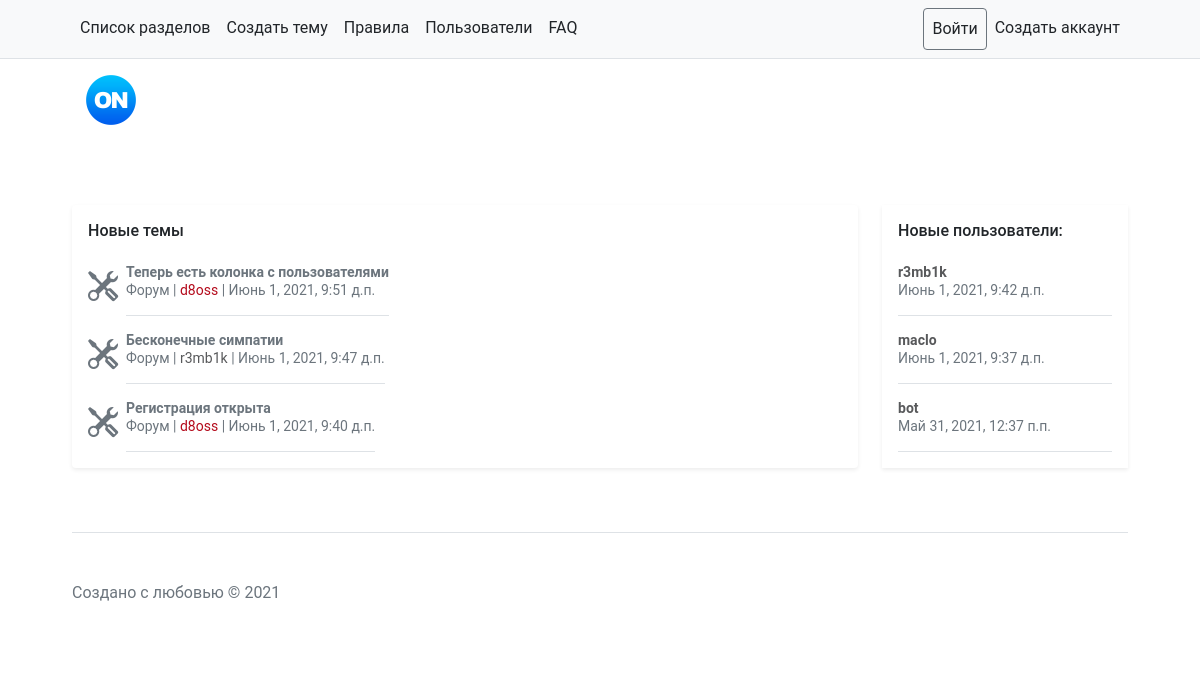
Before: / with the older database file.
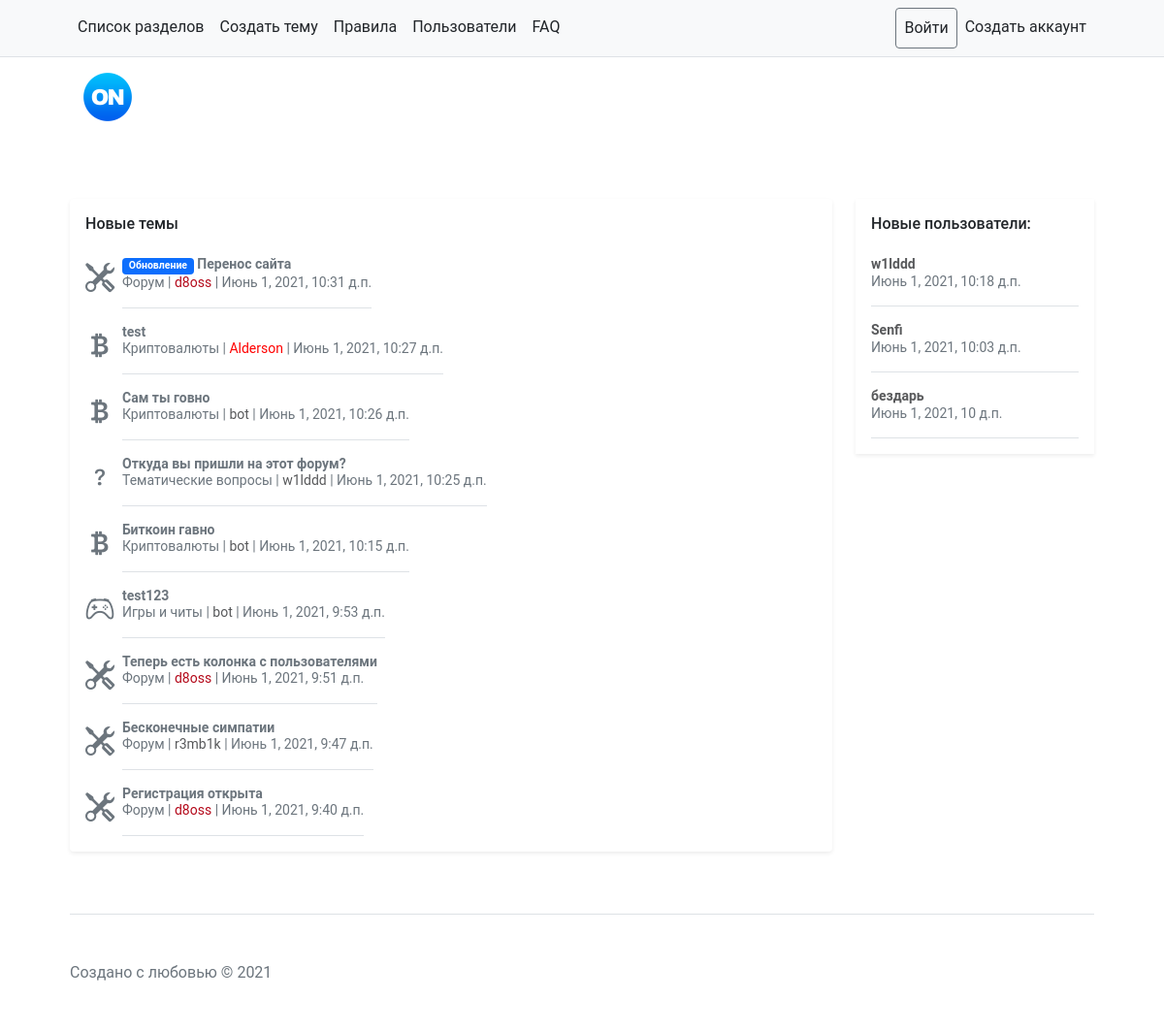
After: the same page with the newer database file.
### main/models.py (models this page shows, shortened)
class Threads(models.Model):
    title = models.CharField(max_length=50, verbose_name='Заголовок')
    date = models.DateTimeField(auto_now_add=True, db_index=True)
    user = models.ForeignKey('Users', null=True, blank=True, on_delete=models.PROTECT, verbose_name='Создатель темы')
    key = models.CharField(max_length=100, verbose_name='Уникальный идентификатор', null=True, blank=True)
    forum = models.ForeignKey('Forums', null=True, on_delete=models.PROTECT, verbose_name='Раздел')
    prefix = models.ForeignKey('Prefix', null=True, blank=True, on_delete=models.PROTECT, verbose_name='Префикс')
    class Meta:
        verbose_name_plural = 'Темы'
        verbose_name = 'Тема'
        ordering = ['-date']

class Forums(models.Model):
    name = models.CharField(max_length=50, verbose_name='Имя')
    icon = models.ForeignKey('Icon', null=True, on_delete=models.PROTECT, verbose_name='Иконка')
    desc = models.CharField(max_length=100, verbose_name='Описание', null=True)
    class Meta:
        verbose_name_plural = 'Разделы'
        verbose_name = 'Раздел'
        ordering = ['name']

class Icon(models.Model):
    name = models.CharField(max_length=50, verbose_name='Название иконки')
    svg = models.CharField(max_length=500, verbose_name='svg код иконки')
    class Meta:
        verbose_name_plural = 'Иконки'
        verbose_name = 'Иконка'
        ordering = ['name']

class Users(models.Model):
    user = models.CharField(verbose_name='Ник', max_length=900)
    like = models.IntegerField(verbose_name='Симпатии', default=0)
    date = models.DateTimeField(auto_now_add=True, db_index=True, verbose_name='Дата регистрации')
    com = models.BooleanField(default=False, verbose_name='Администратор форума?')
    color = models.CharField(default='#58595B', verbose_name='HEX цвет ника', max_length=20)
    stat = models.CharField(null=True, blank=True, verbose_name='Статус пользователя', max_length=70)
    telegram = models.CharField(null=True, blank=True, verbose_name='Телеграмм пользователя', max_length=80)
    vk = models.CharField(null=True, blank=True, verbose_name='Вк пользователя', max_length=80)
    discord = models.CharField(null=True, blank=True, verbose_name='Дискорд пользователя', max_length=80)
    def __str__(self):
        return self.user
    class Meta:
        verbose_name_plural = 'Участники'
        verbose_name = 'Участник'
        ordering = ['-date']

class Prefix(models.Model):
    name = models.CharField(max_length=50, verbose_name='Содержание префикса')
    color = models.CharField(max_length=100, verbose_name='Bootstrap цвет')
    icon = models.ForeignKey('Icon', null=True, blank=True, on_delete=models.PROTECT, verbose_name='Иконка')
    class Meta:
        verbose_name_plural = 'Префиксы'
        verbose_name = 'Префикс'
        ordering = ['name']

### main/views.py (the view)
# urls.py: path('', index),
def index(request):
    us = Users.objects.all()[:3]
    th = Threads.objects.all()
    fr = Forums.objects.all()
    pr = Prefix.objects.all()
    ic = Icon.objects.all()
    context = {
        'th': th,  # темы
        'fr': fr,  # разделы
        'pr': pr,  # префиксы
        'ic': ic,  # иконки
        'us': us,
    }
    return render(request, 'main/index.html', context)

### main/templates/main/index.html (shortened to what this page needs)
{% extends "main/base.html" %}
{% block main %}
    <div class="my-3 p-3 bg-body rounded shadow-sm">
        <h6 class="pb-2 mb-0">Новые темы</h6>
        {% for th in th %}
            <div class="d-flex text-muted pt-3">
                <div class="bd-placeholder-img flex-shrink-0 me-2 rounded">
                    <i style="font-size: 30px;" class="{{ th.forum.icon.svg }}"></i>
                </div>
                <div href="threads/{{ th.pk }}/"
                     class="pb-3 mb-0 small lh-sm border-bottom">
                    <strong class="d-block text-gray-dark"><span
                            class="badge bg-{{ th.prefix.color }}">{{ th.prefix.name }}</span> <a
                            href="/threads/{{ th.pk }}"
                            style="text-decoration: none; color: #6c757d!important;">{{ th.title }}</a>
                    </strong>
                    <a style="text-decoration: none; color: #6c757d!important;"
                       href="/forums/{{ th.forum.pk }}">{{ th.forum.name }}</a> | <a href="/user/{{ th.user }}"
                                                                                     class="no-dekor"
                                                                                     style="color: {{ th.user.color }}">{{ th.user }}</a>
                    | {{ th.date }}
                </div>
            </div>
        {% endfor %}
    </div>
{% endblock %}
{% block left %}
    <div class="my-3 p-3 bg-body shadow-sm">
        <h6 class="card-title">Новые пользователи:</h6>
        {% for us in us %}
        <div class="d-flex text-muted pt-3">
            <div class="pb-3 mb-0 small lh-sm border-bottom w-100">
                <div class="d-flex justify-content-between">
                    <a class="no-dekor" href="user/{{ us.user }}/" style="color: {{ us.color }}"><strong>{{ us.user }}</strong></a>
                </div>
                <span class="d-block">{{ us.date }}</span>
            </div>
        </div>
    {% endfor %}
    </div>
{% endblock %}

Changed rows visible on the page:
no longer on this page (row unchanged): Users: user "r3mb1k", date "Июнь 1, 2021, 9:42 д.п."
no longer on this page (row unchanged): Users: user "maclo", date "Июнь 1, 2021, 9:37 д.п."
no longer on this page (row unchanged): Users: user "bot", date "Май 31, 2021, 12:37 п.п."
added Threads: prefix.name "Обновление", title "Перенос сайта", forum.name "Форум", user "d8oss", date "Июнь 1, 2021, 10:31 д.п."
added Threads: title "test", forum.name "Криптовалюты", user "Alderson", date "Июнь 1, 2021, 10:27 д.п."
added Threads: title "Сам ты говно", forum.name "Криптовалюты", user "bot", date "Июнь 1, 2021, 10:26 д.п."
added Threads: title "Откуда вы пришли на этот форум?", forum.name "Тематические вопросы", user "w1lddd", date "Июнь 1, 2021, 10:25 д.п."
added Threads: title "Биткоин гавно", forum.name "Криптовалюты", user "bot", date "Июнь 1, 2021, 10:15 д.п."
added Threads: title "test123", forum.name "Игры и читы", user "bot", date "Июнь 1, 2021, 9:53 д.п."
added Users: user "w1lddd", date "Июнь 1, 2021, 10:18 д.п."
added Users: user "Senfi", date "Июнь 1, 2021, 10:03 д.п."
added Users: user "бездарь", date "Июнь 1, 2021, 10 д.п."
